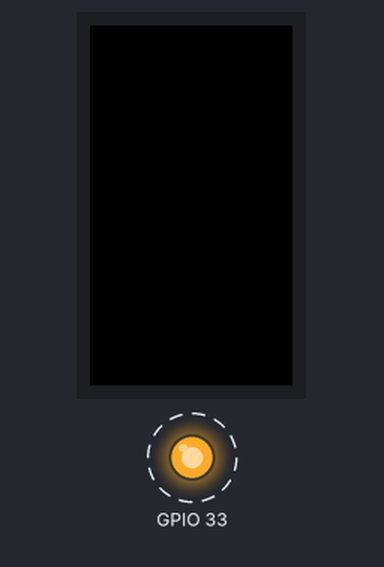
The sketch below on a simulated ESP32. Parts: 135×240 colour display, output pins drawn as LEDs (lit = HIGH). Dashed ring = blinking.

Above: at 0.6 s.
Timing chart, 0 to 4.8 s (numbered marks = the images above):
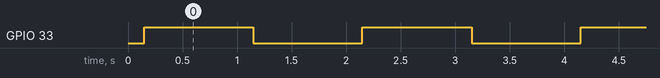

The sketch:

buruburu.ino
```cpp
#include "M5StickCPlus.h"

void setup() {
  M5.begin();

  pinMode(33, OUTPUT);

}

void loop() {
  digitalWrite(33, HIGH);
  delay(1000);
  digitalWrite(33, LOW);
  delay(1000);
}
```

Measured:
- by itself, GPIO 33: alternates HIGH for 1.0 s and LOW for 1.0 s
